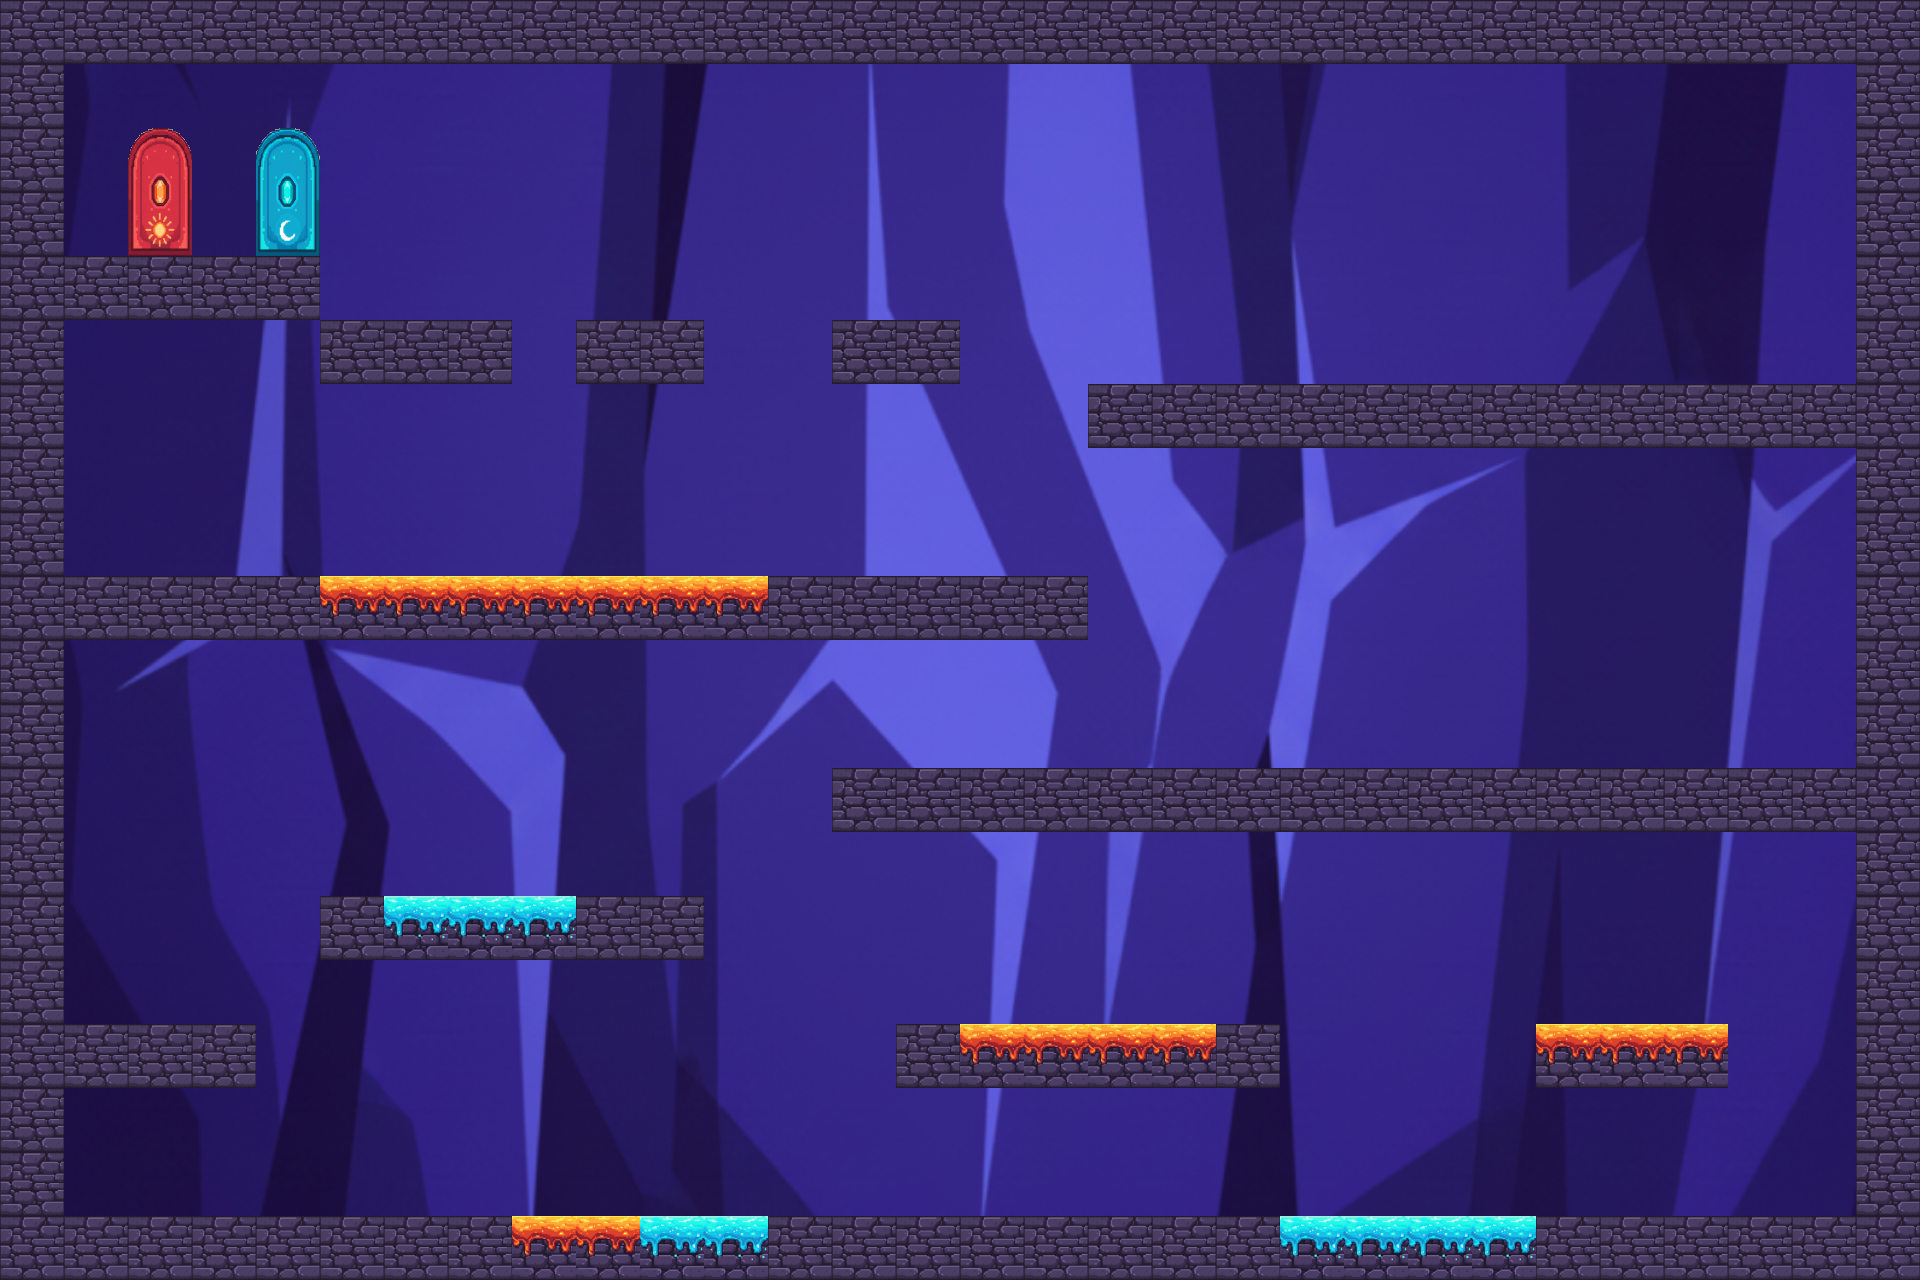

Tiled map render using the project's own tile images. Description and the map definition, with tile-layer contents summarised, below:
An orthogonal 30x20 tile map with 64x64 px tiles, 6 tile layers (Fondo, Piedra, Lava, Agua, ...), 7 tilesets and 46 objects.

<map version="1.10" tiledversion="1.11.2" orientation="orthogonal" renderorder="right-down" width="30" height="20" tilewidth="64" tileheight="64" infinite="0" nextlayerid="16" nextobjectid="72">
 <tileset firstgid="1" source="elementos.tsx" />
 <tileset firstgid="99" source="lava.tsx" />
 <tileset firstgid="100" source="agua.tsx" />
 <tileset firstgid="101" source="puertaSol.tsx" />
 <tileset firstgid="103" source="puertaLuna.tsx" />
 <tileset firstgid="105" source="Piedra.tsx" />
 <tileset firstgid="106" source="FondoRocoso.tsx" />
 <layer id="1" name="Fondo" width="30" height="20">
  <data>[600 cells, 600 non-empty, 600 distinct tile ids]</data>
 </layer>
 <layer id="15" name="Piedra" width="30" height="20">
  <data>[600 cells, 162 non-empty, 1 distinct tile ids]</data>
 </layer>
 <objectgroup id="6" name="Colisiones">
  <object id="12" x="1.8474" y="1.8474" width="1917.6" height="59.1167" />
  <object id="13" x="1.8474" y="55.4219" width="60.9641" height="1219.28" />
  <object id="14" x="1854.57" y="57.2693" width="63.0204" height="1221.13" />
  <object id="15" x="40.6948" y="1217.43" width="468.34" height="63.3256" />
  <object id="20" x="7.38959" y="1025.92" width="245.704" height="60.3537" />
  <object id="26" x="330.684" y="894.14" width="1.8474" height="1.8474" />
  <object id="27" x="384.6" y="919.778" width="192.422" height="40" />
  <object id="29" x="832.204" y="770.365" width="1081.7" height="60.6589" />
  <object id="34" x="0.54533" y="576.846" width="320.06" height="64" />
  <object id="35" x="1087.73" y="384.259" width="828.024" height="64.6589" />
  <object id="36" x="827.634" y="321.447" width="129.318" height="60.9641" />
  <object id="37" x="576.388" y="321.543" width="125.623" height="62.8678" />
  <object id="38" x="320.905" y="319.752" width="188.977" height="62.6589" />
  <object id="39" x="9.23699" y="258.551" width="312.668" height="64.7433" />
  <object id="44" x="960.14" y="1048.31" width="255.145" height="38.8396" />
  <object id="46" x="1537.03" y="1049.62" width="190.644" height="34.8073" />
  <object id="60" x="512.163" y="1246" width="257.007" height="33.9922" />
  <object id="61" x="768.83" y="1217" width="510.34" height="63.3256" />
  <object id="62" x="1279.83" y="1244.34" width="255.34" height="34.3256" />
  <object id="63" x="1536.33" y="1215.84" width="381.34" height="63.3256" />
  <object id="64" x="896" y="1024" width="64" height="63" />
  <object id="65" x="1216" y="1023.5" width="64" height="63" />
  <object id="66" x="321" y="896" width="63" height="64" />
  <object id="68" x="577.5" y="896" width="125" height="64" />
  <object id="69" x="320" y="602" width="449" height="38" />
  <object id="71" x="768.97" y="577" width="320.06" height="64" />
 </objectgroup>
 <objectgroup id="11" name="PuertaLuna">
  <object id="40" x="255.941" y="131.47" width="60.9641" height="123.776" />
 </objectgroup>
 <objectgroup id="12" name="PuertaSol">
  <object id="41" x="131.318" y="131.776" width="57.2693" height="125.013" />
 </objectgroup>
 <layer id="2" name="Lava" width="30" height="20">
  <data>[600 cells, 16 non-empty, 1 distinct tile ids]</data>
 </layer>
 <layer id="3" name="Agua" width="30" height="20">
  <data>[600 cells, 9 non-empty, 1 distinct tile ids]</data>
 </layer>
 <layer id="4" name="Puerta" width="30" height="20">
  <data>[600 cells, 4 non-empty, 4 distinct tile ids]</data>
 </layer>
 <objectgroup id="7" name="Estrellas">
  <object id="48" x="1599.85" y="905.225" width="64.6589" height="66.5063" />
  <object id="49" x="437.833" y="768.517" width="72.0485" height="73.8959" />
  <object id="50" x="1603.54" y="195.824" width="60.9641" height="66.5063" />
  <object id="51" x="1287.64" y="197.672" width="68.3537" height="73.8959" />
  <object id="52" x="596.709" y="127.47" width="73.8959" height="70.2011" />
  <object id="53" x="1339.36" y="567.151" width="64.6589" height="70.2011" />
  <object id="54" x="1657.12" y="570.846" width="68.3537" height="70.2011" />
  <object id="55" x="666.91" y="1056.71" width="72.0485" height="72.0485" />
  <object id="56" x="133.013" y="895.988" width="57.2693" height="62.8115" />
 </objectgroup>
 <layer id="13" name="Elementos" width="30" height="20">
  <data>[600 cells, 0 non-empty, 0 distinct tile ids]</data>
 </layer>
 <objectgroup id="8" name="PeligroLava">
  <object id="4" x="320.933" y="581.501" width="447.07" height="20.0443" />
  <object id="5" x="959.647" y="1029.11" width="254.941" height="18.9881" />
  <object id="6" x="1537.03" y="1029.74" width="190.282" height="20.3777" />
  <object id="7" x="511.367" y="1220.66" width="129.318" height="24.8918" />
 </objectgroup>
 <objectgroup id="10" name="PeligroAgua">
  <object id="8" x="383.897" y="901.072" width="192.129" height="17.3777" />
  <object id="9" x="640.838" y="1220.34" width="127.68" height="23.711" />
  <object id="11" x="1282.09" y="1221.54" width="251.399" height="20.3214" />
 </objectgroup>
 <objectgroup id="14" name="BloquesMoviles">
  <object id="58" x="252.144" y="505.263" width="65.5361" height="66.5616" />
  <object id="59" x="1083.14" y="698.897" width="69.5871" height="69.5871" />
 </objectgroup>
</map>
